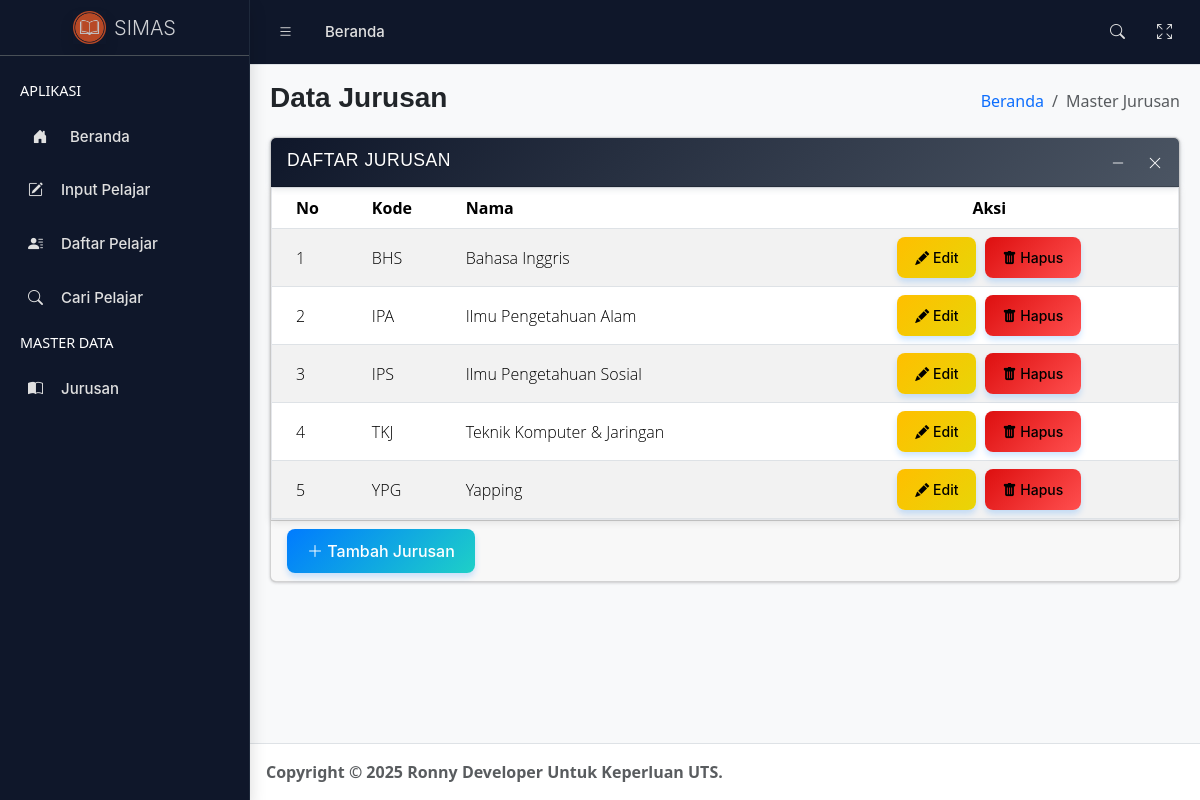
/master-prodi-list.php, run on the app's committed database.
### tables this page shows
CREATE TABLE `tb_jurusan` (
  `kode_jurusan` char(10) NOT NULL,
  `nama_jurusan` char(50) NOT NULL,
  PRIMARY KEY (`kode_jurusan`)
);

### config/db-config.php (called while the page is built, shortened)
<?php
class Database {
    private $db_host = "localhost";
    private $db_user = "root";
    private $db_pass = "";
    private $db_name = "db_sekolah";
    public function getConnection(){
        try{
            $this->conn = new mysqli($this->db_host, $this->db_user, $this->db_pass, $this->db_name);
        } catch(Exception $e){
            die("Connection error: " . $e->getMessage());
        }
    }
}
?>

### config/class-master.php (called while the page is built, shortened)
<?php
include_once 'db-config.php';
class MasterData extends Database {
    public function getJurusan(){
        $query = "SELECT * FROM tb_jurusan";
        $result = $this->conn->query($query);
        $jurusan = [];
        if ($result->num_rows > 0) {
            while($row = $result->fetch_assoc()) {
                $jurusan[] = [
                    'id'   => $row['kode_jurusan'],
                    'kode' => $row['kode_jurusan'],
                    'nama' => $row['nama_jurusan']
                ];
            }
        }
        return $jurusan;
    }
}
?>

### master-prodi-list.php (the view, shortened to what this page needs)
<?php
include_once 'config/class-master.php';
$master = new MasterData();
$dataJurusan = $master->getJurusan();
?>
<!doctype html>
<html lang="en">
	<head>
		<?php include 'template/header.php'; ?>
	</head>
	<body class="layout-fixed fixed-header fixed-footer sidebar-expand-lg sidebar-open bg-body-tertiary">
		<div class="app-wrapper">
			<?php include 'template/navbar.php'; ?>
			<?php include 'template/sidebar.php'; ?>
			<main class="app-main">
				<div class="app-content-header">
					<div class="container-fluid">
						<div class="row">
							<div class="col-sm-6">
								<h3 class="mb-0">Data Jurusan</h3>
							</div>
							<div class="col-sm-6">
								<ol class="breadcrumb float-sm-end">
									<li class="breadcrumb-item"><a href="index.php">Beranda</a></li>
									<li class="breadcrumb-item active" aria-current="page">Master Jurusan</li>
								</ol>
							</div>
						</div>
					</div>
				</div>
				<div class="app-content">
					<div class="container-fluid">
						<div class="row">
							<div class="col-12">
								<div class="card">
									<div class="card-header">
										<h3 class="card-title">Daftar Jurusan</h3>
										<div class="card-tools">
											<button type="button" class="btn btn-tool" data-lte-toggle="card-collapse" title="Collapse">
												<i data-lte-icon="collapse" class="bi bi-dash-lg"></i>
											</button>
											<button type="button" class="btn btn-tool" data-lte-toggle="card-remove" title="Remove">
												<i class="bi bi-x-lg"></i>
											</button>
										</div>
									</div>
									<div class="card-body p-0 table-responsive">
										<table class="table table-striped" role="table">
											<thead>
												<tr>
													<th>No</th>
													<th>Kode</th>
													<th>Nama</th>
													<th class="text-center">Aksi</th>
												</tr>
											</thead>
											<tbody>
												<?php
													if(count($dataJurusan) == 0){
													    echo '<tr class="align-middle">
															<td colspan="4" class="text-center">Tidak ada data prodi.</td>
														</tr>';
													} else {
														foreach ($dataJurusan as $index => $jurusan){
															echo '<tr class="align-middle">
																<td>'.($index + 1).'</td>
																<td>'.$jurusan['kode'].'</td>
																<td>'.$jurusan['nama'].'</td>
																<td class="text-center">
																	<button type="button" class="btn btn-sm btn-warning me-1" onclick="window.location.href=\'master-prodi-edit.php?id='.$jurusan['kode'].'\'"><i class="bi bi-pencil-fill"></i> Edit</button>
																	<button type="button" class="btn btn-sm btn-danger" onclick="if(confirm(\'Yakin ingin menghapus data program studi ini?\')){window.location.href=\'proses/proses-prodi.php?aksi=delete&id='.$jurusan['kode'].'\'}"><i class="bi bi-trash-fill"></i> Hapus</button>
																</td>
															</tr>';
														}
													}
												?>
											</tbody>
										</table>
									</div>
									<div class="card-footer">
										<button type="button" class="btn btn-primary" onclick="window.location.href='master-prodi-input.php'"><i class="bi bi-plus-lg"></i> Tambah Jurusan</button>
									</div>
								</div>
							</div>
						</div>
					</div>
				</div>
			</main>
			<?php include 'template/footer.php'; ?>
		</div>
	</body>
</html>

### template/header.php (shortened to what this page needs)
<link rel="stylesheet" href="https://cdn.jsdelivr.net/npm/@fontsource/source-sans-3@5.0.12/index.css" media="print" onload="this.media='all'" />
<link rel="stylesheet" href="https://cdn.jsdelivr.net/npm/overlayscrollbars@2.11.0/styles/overlayscrollbars.min.css" />
<link rel="stylesheet" href="https://cdn.jsdelivr.net/npm/bootstrap-icons@1.13.1/font/bootstrap-icons.min.css" />
<link rel="stylesheet" href="assets/css/adminlte.css" />
<link rel="stylesheet" href="assets/css/custom.css" />

### template/navbar.php (shortened to what this page needs)
<nav class="app-header navbar navbar-expand bg-body">
    <div class="container-fluid">
        <ul class="navbar-nav">
            <li class="nav-item">
                <a class="nav-link" data-lte-toggle="sidebar" href="#" role="button">
                    <i class="bi bi-list"></i>
                </a>
            </li>
            <li class="nav-item d-none d-md-block"><a href="index.php" class="nav-link">Beranda</a></li>
        </ul>
        <ul class="navbar-nav ms-auto">
            <li class="nav-item">
                <a class="nav-link" data-widget="navbar-search" href="data-search.php" role="button">
                    <i class="bi bi-search"></i>
                </a>
            </li>
            <li class="nav-item">
                <a class="nav-link" href="#" data-lte-toggle="fullscreen">
                    <i data-lte-icon="maximize" class="bi bi-arrows-fullscreen"></i>
                </a>
            </li>
        </ul>
    </div>
</nav>

### template/sidebar.php
<aside class="app-sidebar bg-body-secondary shadow" data-bs-theme="dark">
    <div class="sidebar-brand">
        <a href="index.php" class="brand-link">
            <img src="assets/img/logo_SIMAS.png" alt="AdminLTE Logo" class="brand-image opacity-75 shadow" />
            <span class="brand-text fw-light">SIMAS</span>
        </a>
    </div>
    <div class="sidebar-wrapper">
        <nav class="mt-2">
            <ul class="nav sidebar-menu flex-column" data-lte-toggle="treeview" role="navigation" aria-label="Main navigation" data-accordion="false" id="navigation">
                <li class="nav-header">APLIKASI</li>
                <li class="nav-item">
                    <a href="index.php" class="nav-link">
                        <i class="nav-icon bi bi-house-door-fill"></i>
                        <p>Beranda</p>
                    </a>
                </li>
                <li class="nav-item">
                    <a href="data-input.php" class="nav-link">
                        <i class="bi bi-pencil-square"></i>
                        <p>Input Pelajar</p>
                    </a>
                </li>
                <li class="nav-item">
                    <a href="data-list.php" class="nav-link">
                        <i class="bi bi-person-lines-fill"></i>
                        <p>Daftar Pelajar</p>
                    </a>
                </li>
                <li class="nav-item">
                    <a href="data-search.php" class="nav-link">
                        <i class="bi bi-search"></i>
                        <p>Cari Pelajar</p>
                    </a>
                </li>
                <li class="nav-header">MASTER DATA</li>
                <li class="nav-item">
                    <a href="master-prodi-list.php" class="nav-link">
                        <i class="bi bi-book-half"></i>
                        <p>Jurusan</p>
                    </a>
                </li>
            </ul>
        </nav>
    </div>
</aside>

### template/footer.php
<footer class="app-footer">
    <strong>
        Copyright &copy; 2025 Ronny Developer Untuk Keperluan UTS.
    </strong>
</footer>

### assets/css/custom.css (style rules this page uses)
.bg-body-secondary { background-color: #0f172a !important; border-right: 1px solid #1e293b; }
.nav-header { color: #FFFFFF!important; }
div.card-header { background-color: #1f2937; color: #FFFFFF!important; }
button.btn.btn-tool { color: #FFFFFF!important; }
h3.mb-0 { font-family: "Poppins", sans-serif; font-weight: 600; font-style: normal; }
div.card-body { font-family: "Open Sans", sans-serif; font-weight: 300; font-style: normal; }
div.card-header { background: linear-gradient(135deg, #0f172a, #4b5563); color: #ffffff; font-weight: 600; font-family: "Poppins", sans-serif; padding: 12px 16px; text-transform: uppercase; letter-spacing: 0.5px; box-shadow: 0 2px 6px rgba(107, 114, 128, 0.2); text-shadow: 0 1px 1px rgba(0, 0, 0, 0.3); }
.btn { font-family: "Inter", sans-serif; font-weight: 500; font-style: normal; }
div.sidebar-brand { font-family: "Inter", sans-serif; font-weight: 600 !important; font-style: normal; color: #FFFFFF !important; }
.nav-link { font-family: "Inter", sans-serif; font-weight: 500; font-size: 15px; color: #e0e0e0 !important; padding: 12px 20px; margin: 4px 0; border-radius: 6px; display: flex; align-items: center; gap: 10px; transition: all 0.3s ease; cursor: pointer; text-decoration: none; background: transparent; }
#navigation.app-header { background-color:#0f172a !important; }
.card-body { background-color: #ffffff; color: #111827; padding: 20px; border-radius: 0; box-shadow: 0 2px 8px rgba(0, 0, 0, 0.1); border: 1px solid #e5e7eb; }
.btn.btn-primary { font-family: "Inter", sans-serif; font-weight: 550; font-style: normal; background: linear-gradient(135deg, #007BFF, #1ed0c7); color: white; padding: 10px 20px; border: none; border-radius: 8px; cursor: pointer; transition: all 0.3s ease; box-shadow: 0 4px 6px rgba(0, 123, 255, 0.2); }
.btn.btn-danger { font-family: "Inter", sans-serif; font-weight: 550; font-style: normal; background: linear-gradient(135deg, #dd0f0f, #ff4f4f); color: white; padding: 10px 18px; border: none; border-radius: 8px; cursor: pointer; transition: all 0.3s ease; box-shadow: 0 4px 6px rgba(0, 123, 255, 0.2); }
.btn.btn-sm.btn-warning { font-family: "Inter", sans-serif; font-weight: 550; font-style: normal; background: linear-gradient(135deg, #ffbf00, #e8d507); color: black; padding: 10px 18px; border: none; border-radius: 8px; cursor: pointer; transition: all 0.3s ease; box-shadow: 0 4px 6px rgba(0, 123, 255, 0.2); }
.btn.btn-sm.btn-danger { font-family: "Inter", sans-serif; font-weight: 550; font-style: normal; background: linear-gradient(135deg, #dd0f0f, #ff4f4f); color: black; padding: 10px 18px; border: none; border-radius: 8px; cursor: pointer; transition: all 0.3s ease; box-shadow: 0 4px 6px rgba(0, 123, 255, 0.2); }

### data on the page
tb_jurusan: kode_jurusan "BHS", nama_jurusan "Bahasa Inggris"
tb_jurusan: kode_jurusan "IPA", nama_jurusan "Ilmu Pengetahuan Alam"
tb_jurusan: kode_jurusan "IPS", nama_jurusan "Ilmu Pengetahuan Sosial"
tb_jurusan: kode_jurusan "TKJ", nama_jurusan "Teknik Komputer & Jaringan"
tb_jurusan: kode_jurusan "YPG", nama_jurusan "Yapping"
